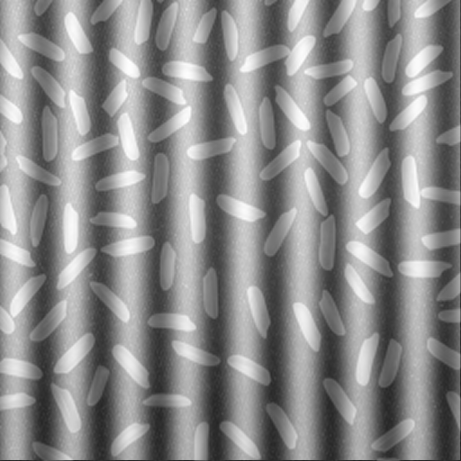
#> input picture images copy/sinus.png, 461 x 461 px, found by its file name
$ python readimg.py
#> lines starting #> are read from the running program, lines starting #| are printed output that depends on the picture
import cv2
import numpy as np
import matplotlib.pyplot as plt

img = cv2.imread("./rice/sinus.png", cv2.IMREAD_GRAYSCALE)
#> img is the input picture: shape (461, 461); min 37, max 255, mean 140.2
# img = cv2.imread("./rice/noise.png", cv2.IMREAD_GRAYSCALE)
# img = cv2.imread("./rice/whitebl.png", cv2.IMREAD_GRAYSCALE)

median_filtered_img = cv2.medianBlur(img, 3)

plt.imshow(median_filtered_img, cmap='gray')
plt.title('Median filter')
plt.show()

# Fourier transform
dft = cv2.dft(np.float32(median_filtered_img), flags=cv2.DFT_COMPLEX_OUTPUT)
dft_shift = np.fft.fftshift(dft)  # Shift zero frequency to the center

# Get the magnitude spectrum for visualization
magnitude_spectrum = 20 * np.log(cv2.magnitude(dft_shift[:,:,0], dft_shift[:,:,1]))
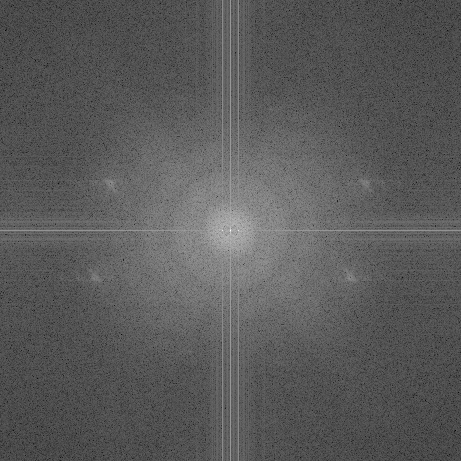
#> magnitude_spectrum: shape (461, 461) float32; min 9.82, max 344.2, mean 128.7; drawn with min black and max white

# Display the magnitude spectrum
plt.imshow(magnitude_spectrum, cmap='gray')
plt.title('Magnitude Spectrum')
plt.show()

# Create a mask with the same size as the image
rows, cols = img.shape
#> rows = 461; cols = 461
crow, ccol = rows // 2, cols // 2  # center of the image
#> crow = 230; ccol = 230

# Create a mask with all zeros
mask = np.zeros((rows, cols, 2), np.uint8)

# Define the inner and outer radius for the band-pass filter
r_inner = 20  # Inner radius (removes low frequencies)
r_outer = 40  # Outer radius (removes high frequencies)

# Create the band-pass filter
for i in range(rows):
    for j in range(cols):
        distance = np.sqrt((i - crow) ** 2 + (j - ccol) ** 2)
        if r_inner < distance < r_outer:
            mask[i, j] = 1  # Keep frequencies in this range

# Step 3: Apply the mask to the DFT-shifted result
fshift = dft_shift * mask


# Inverse DFT
f_ishift = np.fft.ifftshift(fshift)
img_back = cv2.idft(f_ishift)
img_back = cv2.magnitude(img_back[:, :, 0], img_back[:, :, 1])
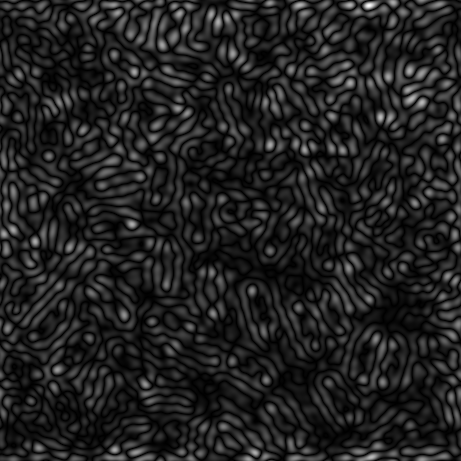
#> img_back: shape (461, 461) float32; min 14.85, max 8867912, mean 1180539.9; drawn with min black and max white

# Normalize the result
cv2.normalize(img_back, img_back, 0, 255, cv2.NORM_MINMAX)

# Display the result
plt.imshow(img_back, cmap='gray')
plt.title('Filtered Image')
plt.show()

# [9 lines of commented-out code are left out]

cv2.destroyAllWindows()

$ run again, with images/noise.png copied over images copy/sinus.png
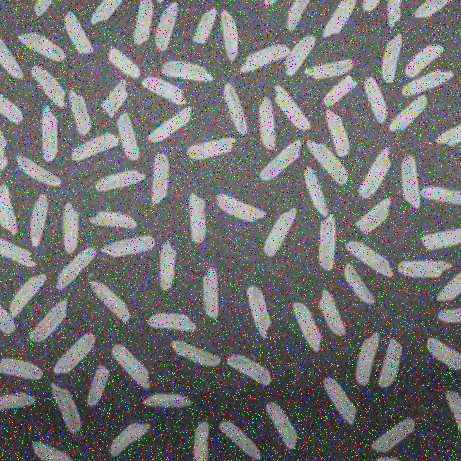
#> input picture images/noise.png, 461 x 461 px, found by its file name
#> `magnitude_spectrum = 20 * np.log(cv2.magnitude(dft_shift[:,:,0], dft_s..`:
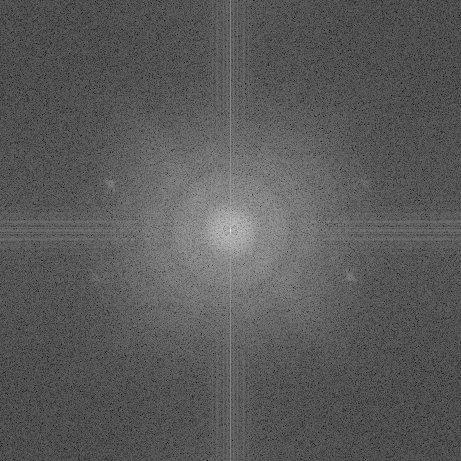
#> magnitude_spectrum: shape (461, 461) float32; min 39.53, max 339.5, mean 145.7; drawn with min black and max white
#> `img_back = cv2.magnitude(img_back[:, :, 0], img_back[:, :, 1])`:
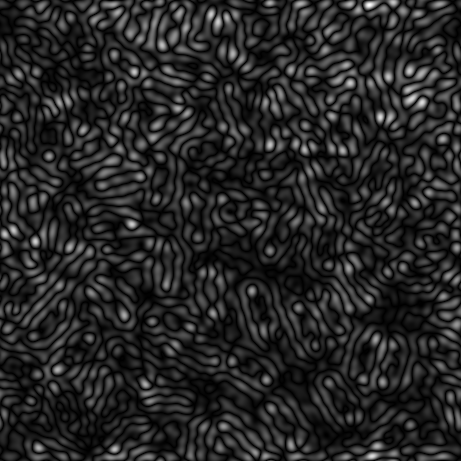
#> img_back: shape (461, 461) float32; min 9.68, max 14682912, mean 2244038.2; drawn with min black and max white
